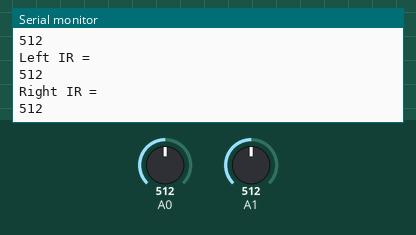
Recording of a sketch running on a simulated Arduino Uno, built with avr-gcc and run on an emulated ATmega328P. Shown: the last lines printed to the serial monitor. The test bench sets the inputs (shaded band); at power-on: A0 = 512, A1 = 512.

Above: at 1.8 s.
1.9 s: A0 set to 716
At 2.8 s:
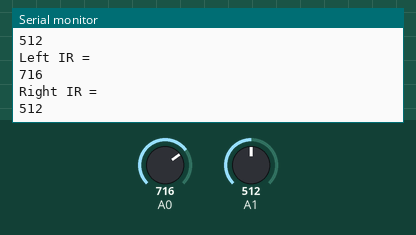
3.4 s: A1 set to 306
At 4.6 s:
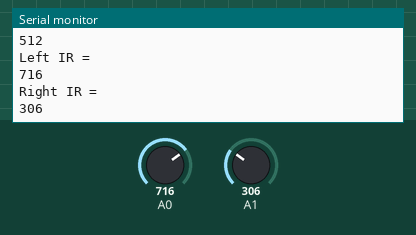
4.9 s: A0 set to 900
At 5.4 s:
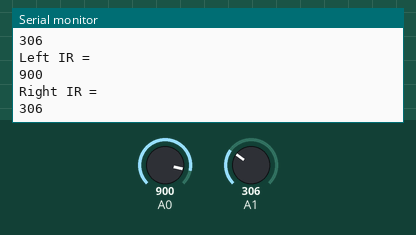
6.4 s: A1 set to 122
At 7.8 s:
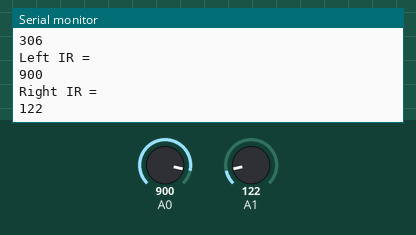
Timing chart, 0 to 8.9 s (numbered marks = the images above; inputs shaded):
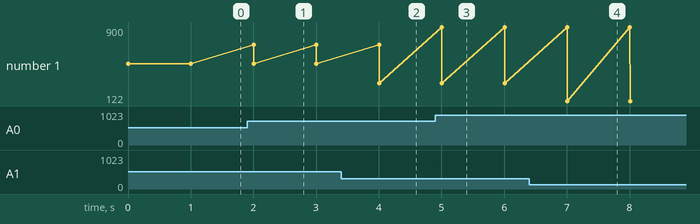

Measured:
- after the input at 1.9 s, the serial monitor: prints a new line after 0.10 s (image 1)
- after the input at 3.4 s, the serial monitor: prints a new line after 0.60 s (image 2)
- after the input at 4.9 s, the serial monitor: prints a new line after 0.10 s (image 3)
- after the input at 6.4 s, the serial monitor: prints a new line after 0.61 s (image 4)
- plotted number 1: 512 → 306 after the input at 3.4 s, 306 → 122 after the input at 6.4 s

The sketch:

17.1.ino
```cpp
#include <avr/io.h>
#include <util/delay.h>
#define checkbit(x,y) ((x) & (y))
#define bitn(p) (0x01 << (p))

int main(void)
{
  int x, y;
  Serial.begin(2000000);
  while(1)
  {
    ADMUX = 0x40;
    ADCSRA = 0xC7;
    while(checkbit(ADCSRA,bitn(ADSC)));
    x = ADCW;
    ADMUX = 0x41;
    ADCSRA = 0xC7;
    while(checkbit(ADCSRA,bitn(ADSC)));
    y = ADCW;
    Serial.println("Left IR = ");
    Serial.println(x);
    Serial.println("Right IR = ");
    Serial.println(y);
    _delay_ms(1000);
  }
}
```
